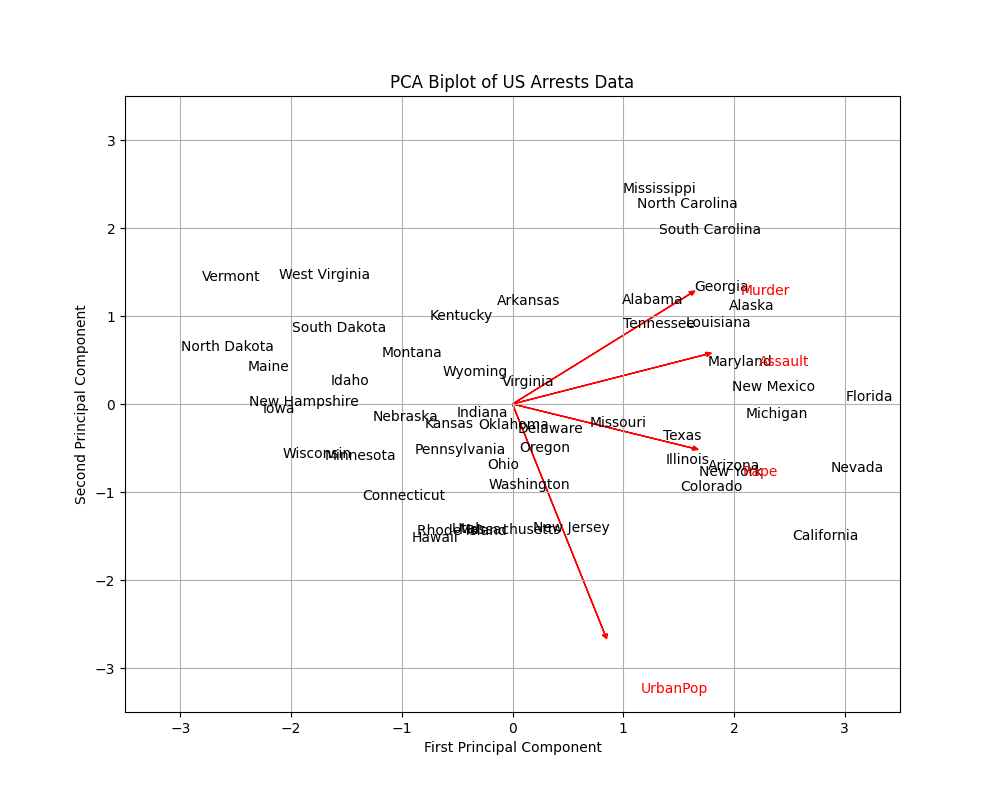

This chart was generated by the following Python code:
import pandas as pd
import numpy as np
from sklearn.preprocessing import StandardScaler
import matplotlib.pyplot as plt

data = pd.read_csv("USArrests.csv")
states = data.iloc[:,0]
features = ["Murder", "Assault", "UrbanPop", "Rape"]

scaler = StandardScaler()
X = data[features]
X_scaled = scaler.fit_transform(X)

X_centered = X_scaled - np.mean(X_scaled, axis=0)
n_samples = X_scaled.shape[0]

cov_matrix = np.dot(X_centered.T, X_centered) / n_samples
eigenvals, eigenvecs = np.linalg.eig(cov_matrix)

pc1 = eigenvecs[:, 0]
pc2 = eigenvecs[:, 1]

proj_pc1 = np.dot(X_centered, pc1)
proj_pc2 = np.dot(X_centered, pc2)

plt.figure(figsize=(10, 8))
plt.xlim(-3.5, 3.5)
plt.ylim(-3.5, 3.5)

for i in range(len(states)):
    plt.text(proj_pc1[i], proj_pc2[i], states[i])

for i in range(len(features)):
    plt.arrow(0, 0, 
              pc1[i] * 3, pc2[i] * 3, 
              head_width=0.05, 
              head_length=0.05, 
              color='red')
    plt.annotate(features[i],
                xy=(pc1[i] * 3.5, pc2[i] * 3.5),
                xytext=(20, -20),
                textcoords='offset pixels', 
                color='red')

plt.grid(True)
plt.title('PCA Biplot of US Arrests Data')
plt.xlabel('First Principal Component')
plt.ylabel('Second Principal Component')
plt.show()
